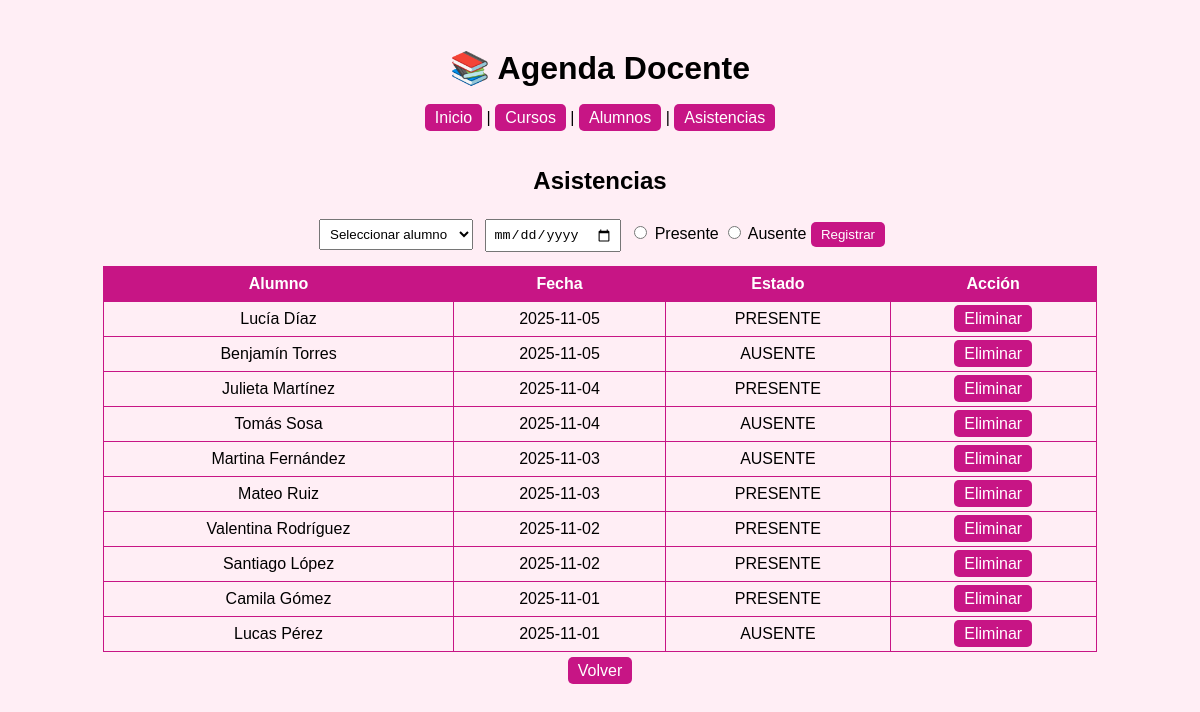
The app's page /asistencias with its own data.
### tables this page shows
CREATE TABLE asistencia (
    id_asistencia INTEGER PRIMARY KEY AUTOINCREMENT,
    id_alumno INTEGER NOT NULL,
    fecha DATE NOT NULL,
    estado TEXT CHECK(estado IN ('PRESENTE','AUSENTE')) NOT NULL,
    FOREIGN KEY (id_alumno) REFERENCES alumno(id_alumno)
);

CREATE TABLE alumno (
    id_alumno INTEGER PRIMARY KEY AUTOINCREMENT,
    nombre TEXT NOT NULL,
    apellido TEXT NOT NULL,
    id_curso INTEGER NOT NULL,
    FOREIGN KEY (id_curso) REFERENCES curso(id_curso)
);

### PROYECTO_AGENDA_DOCENTE/app.py (the view)
@app.route('/asistencias')
def asistencias():
    conn = get_db_connection()
    asistencias = conn.execute('''
        SELECT asis.id_asistencia, al.nombre, al.apellido, asis.fecha, asis.estado
        FROM asistencia asis
        JOIN alumno al ON asis.id_alumno = al.id_alumno
        ORDER BY asis.fecha DESC
    ''').fetchall()
    alumnos = conn.execute('SELECT * FROM alumno').fetchall()
    conn.close()
    return render_template('asistencias.html', asistencias=asistencias, alumnos=alumnos)

### PROYECTO_AGENDA_DOCENTE/app.py (called while the page is built)
def get_db_connection():
    conn = sqlite3.connect('agenda_docente.db')
    conn.row_factory = sqlite3.Row
    return conn

### PROYECTO_AGENDA_DOCENTE/templates/asistencias.html (shortened to what this page needs)
{% extends "base_simple.html" %}
{% block content %}
<h2>Asistencias</h2>
<form method="POST" action="{{ url_for('agregar_asistencia') }}">
    <select name="id_alumno" required>
        <option value="">Seleccionar alumno</option>
    </select>
    <input type="date" name="fecha">
    <label><input type="radio" name="estado" value="Presente" required> Presente</label>
    <label><input type="radio" name="estado" value="Ausente" required> Ausente</label>
    <button type="submit">Registrar</button>
</form>
<table>
<tr><th>Alumno</th><th>Fecha</th><th>Estado</th><th>Acción</th></tr>
{% for asis in asistencias %}
<tr>
    <td>{{ asis['nombre'] }} {{ asis['apellido'] }}</td>
    <td>{{ asis['fecha'] }}</td>
    <td>{{ asis['estado'] }}</td>
    <td><a href="{{ url_for('eliminar_asistencia', id_asistencia=asis['id_asistencia']) }}">Eliminar</a></td>
</tr>
{% endfor %}
</table>
<a href="{{ url_for('index') }}">Volver</a>
{% endblock %}

### PROYECTO_AGENDA_DOCENTE/static/style.css (style rules this page uses)
body { font-family: Arial, sans-serif; background-color: #ffeef5; text-align: center; padding: 20px; }
table { width: 90%; margin: 10px auto; border-collapse: collapse; }
th, td { border: 1px solid #C71585; padding: 8px; }
th { background-color: #C71585; color: white; }
a, button { color: white; background-color: #C71585; border: none; padding: 5px 10px; border-radius: 5px; text-decoration: none; }
input[type="text"], select, input[type="date"] { padding: 6px; margin: 4px; }

### records on screen
asistencia: nombre "Lucía", apellido "Díaz", fecha "2025-11-05", estado "PRESENTE"
asistencia: nombre "Benjamín", apellido "Torres", fecha "2025-11-05", estado "AUSENTE"
asistencia: nombre "Julieta", apellido "Martínez", fecha "2025-11-04", estado "PRESENTE"
asistencia: nombre "Tomás", apellido "Sosa", fecha "2025-11-04", estado "AUSENTE"
asistencia: nombre "Martina", apellido "Fernández", fecha "2025-11-03", estado "AUSENTE"
asistencia: nombre "Mateo", apellido "Ruiz", fecha "2025-11-03", estado "PRESENTE"
asistencia: nombre "Valentina", apellido "Rodríguez", fecha "2025-11-02", estado "PRESENTE"
asistencia: nombre "Santiago", apellido "López", fecha "2025-11-02", estado "PRESENTE"
asistencia: nombre "Camila", apellido "Gómez", fecha "2025-11-01", estado "PRESENTE"
asistencia: nombre "Lucas", apellido "Pérez", fecha "2025-11-01", estado "AUSENTE"
